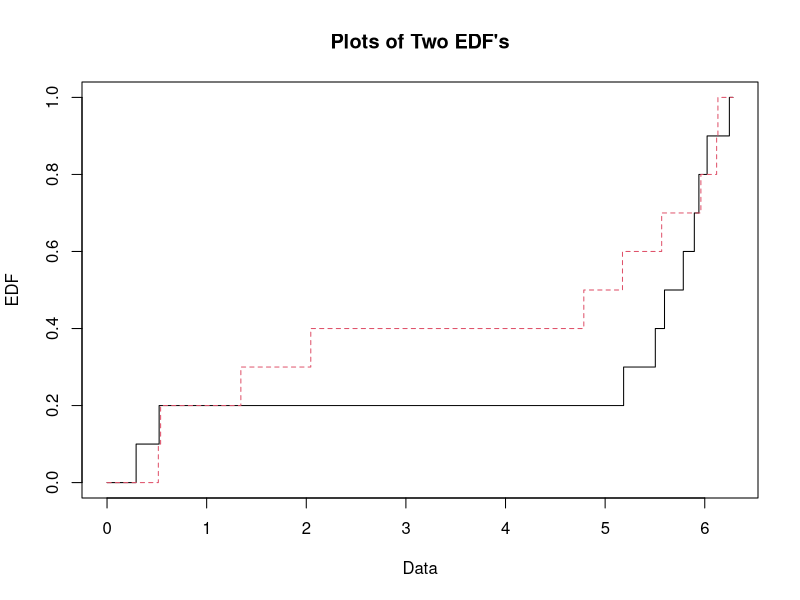
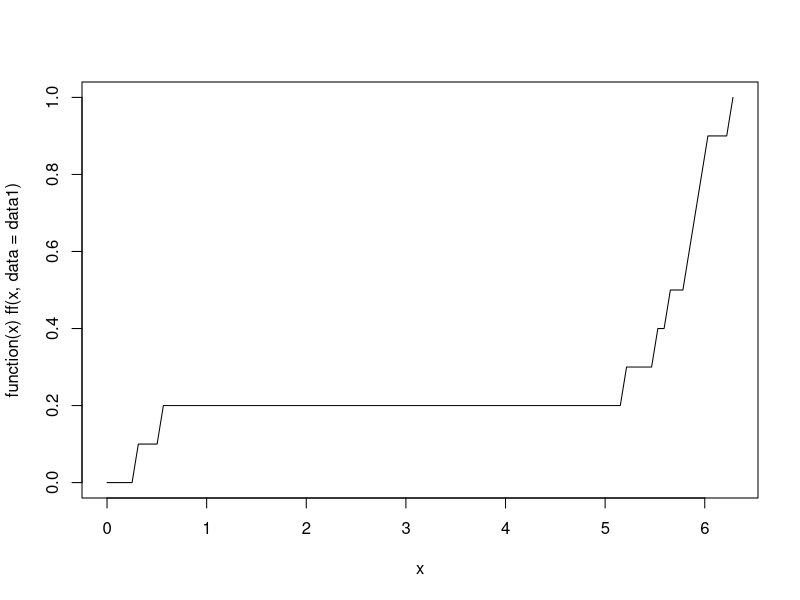
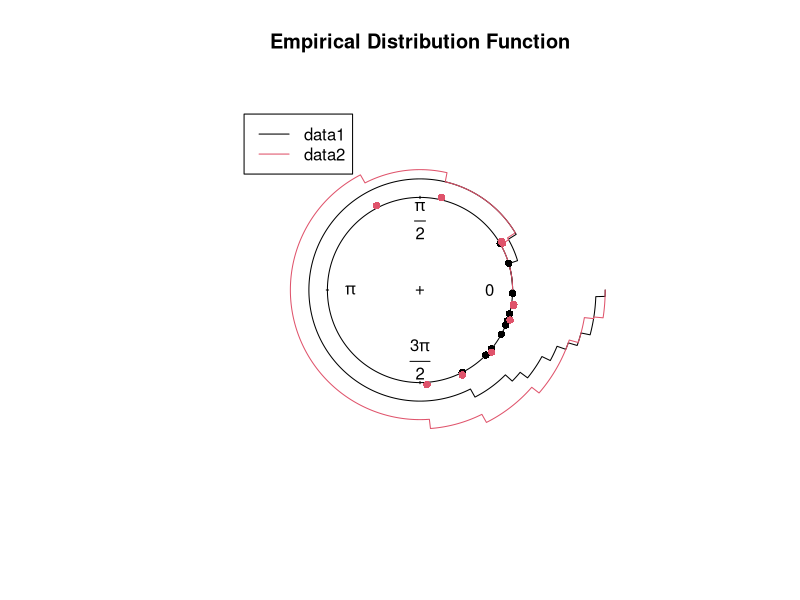

These charts were generated, in order, by the following R code:
library(circular)


### Name: plot.edf
### Title: Plot Circular Empirical Distribution Function
### Aliases: plot.edf lines.edf
### Keywords: hplot

### ** Examples

# Compare the edf's of two simulated sets of data.
data1 <- rvonmises(n=10, mu=circular(0), kappa=3)
data2 <- rvonmises(n=10, mu=circular(0), kappa=1)
plot.edf(data1, xlab="Data", ylab="EDF", main="Plots of Two EDF's")
lines.edf(data2, lty=2, col=2)

#You can use standard ecdf and plot.ecdf functions
ff <- function(x, data) {
     x <- x
     data <- data
     temp <- ecdf(data)
     temp(x)
}
plot(function(x) ff(x, data=data1), from=0, to=2*pi-3*.Machine$double.eps)

#Or curve.circular
plot.function.circular(function(x) ff(x, data=data1), from=0, 
  to=(2*pi-3*.Machine$double.eps), join=FALSE, nosort=TRUE, xlim=c(-2,2), 
  ylim=c(-2,2), modulo="asis", main="Empirical Distribution Function", 
  n=2001, tcl.text=0.25)

res <- plot.function.circular(function(x) ff(x, data=data2), from=0, 
  to=(2*pi-3*.Machine$double.eps), join=FALSE, nosort=TRUE, modulo="asis", 
  add=TRUE, col=2, n=2001)

res1 <- points(data1, plot.info=res)
points(data2, plot.info=res1, col=2, sep=0.05)

legend(-1.9, 1.9, legend=c("data1", "data2"), col=c(1,2), lty=c(1,1))
